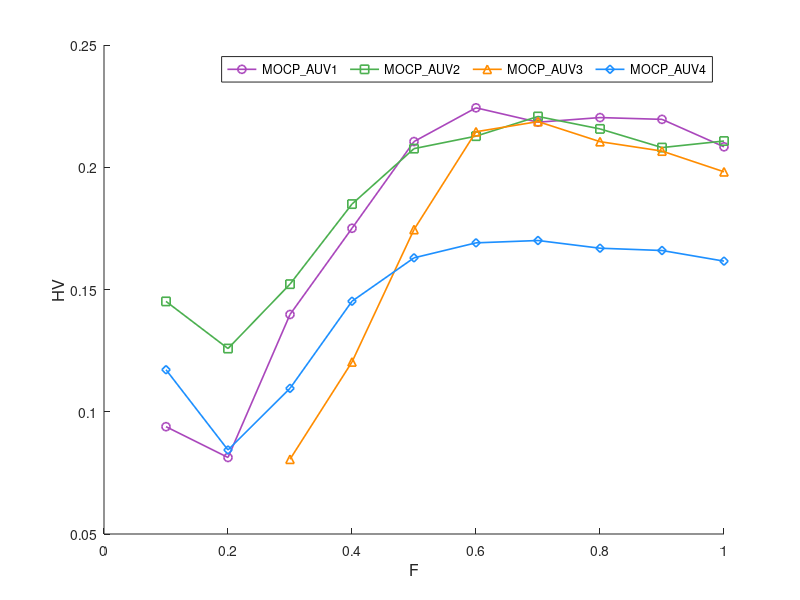

The MATLAB source for this figure: (Note: this script raises an error after producing the figure.)
% clear
% clc
% 
% % 提取问题名称和数值矩阵
% problems = {'MOCP\_AUV1', 'MOCP\_AUV2', 'MOCP\_AUV3', 'MOCP\_AUV4'};
% values = [0.23543 	0.23431 	0.23523 	0.22673 	0.22520 	0.22397 	0.22057 	0.22325 	0.22104 	0.22295
%     0.22770 	0.23323 	0.22834 	0.22648 	0.22448 	0.22303 	0.22150 	0.21897 	0.21497 	0.21696
%     0.20846 	0.21947 	0.21410 	0.21166 	0.20666 	0.20736 	0.20678 	0.19784 	0.20441 	0.20157
%     0.17506 	0.17281 	0.17299 	0.17396 	0.17244 	0.17184 	0.17118 	0.16728 	0.16857 	0.16475
%     ]; % CR 数据
% 
% x_data = [0.05 0.1 0.2 0.3 0.4 0.5 0.6 0.7 0.8 0.9];
% % 绘制折线图
% figure;
% hold on;
% set(gcf,'Position',[100 100 600 400]); % 设置画布大小
% 
% % 定义颜色和标记
% colors = [170, 71, 188;76, 176, 80;255, 140, 0;30, 144, 255]./255;
% markers = {'o','s','^','d','>','<'};
% 
% for i = 1:size(values,1)
%     plot(x_data, values(i,:), ...
%         '-o', ...
%         'Color', colors(i,:), ...
%         'Marker', markers{mod(i-1,length(markers))+1}, ...
%         'LineWidth', 1.2, ...
%         'MarkerSize', 6, ...
%         'DisplayName', problems{i});
% end
% 
% % 设置横轴
% xlabel('CR', 'FontSize', 12);
% 
% % 设置纵轴
% ylabel('HV', 'FontSize', 12);
% 
% % 图例
% lgd = legend(problems,'Location','northeast','Orientation','horizontal');
% lgd.BoxFace.ColorType = 'truecoloralpha';
% lgd.BoxFace.ColorData(4) = 128; %设置Alpha值为128，取值范围0~255，越小越透明
% 
% % 网格和美化
% grid on;
% ax = gca;
% ax.FontName = 'Times New Roman';
% ax.FontSize = 12;
% ax.Box = 'on';
% ax.GridLineStyle = '--';   % 将网格改为虚线
% set(gca,'LooseInset',[0.01 0.01 0.01 0.01])
% set(gcf,'renderer','painters')
% 
% hold off;

%%
clear
clc

% 提取问题名称和数值矩阵
problems = {'MOCP\_AUV1', 'MOCP\_AUV2', 'MOCP\_AUV3', 'MOCP\_AUV4'};
values = [0.093894 	0.081294 	0.139780 	0.175040 	0.210510 	0.224310 	0.218430 	0.220320 	0.219590 	0.208360
    0.145130 	0.125850 	0.152190 	0.184940 	0.207620 	0.212720 	0.220770 	0.215680 	0.208050 	0.210730
    NaN	NaN	0.080569 	0.120370 	0.174520 	0.214520 	0.218680 	0.210470 	0.206620 	0.198140
    0.117190 	0.084368 	0.109570 	0.145200 	0.162950 	0.169080 	0.170040 	0.166890 	0.165950 	0.161600
    ]; % F 数据

x_data = [0.1 0.2 0.3 0.4 0.5 0.6 0.7 0.8 0.9 1.0];
% 绘制折线图
figure;
hold on;
set(gcf,'Position',[100 100 600 400]); % 设置画布大小

% 定义颜色和标记
colors = [170, 71, 188;76, 176, 80;255, 140, 0;30, 144, 255]./255;
markers = {'o','s','^','d','>','<'};

for i = 1:size(values,1)
    plot(x_data, values(i,:), ...
        '-o', ...
        'Color', colors(i,:), ...
        'Marker', markers{mod(i-1,length(markers))+1}, ...
        'LineWidth', 1.2, ...
        'MarkerSize', 6, ...
        'DisplayName', problems{i});
end

% 设置横轴
xlabel('F', 'FontSize', 12);

% 设置纵轴
ylabel('HV', 'FontSize', 12);

% 图例
lgd = legend(problems,'Location','northeast','Orientation','horizontal');
lgd.BoxFace.ColorType = 'truecoloralpha';
lgd.BoxFace.ColorData(4) = 128; %设置Alpha值为128，取值范围0~255，越小越透明

% 网格和美化
grid on;
ax = gca;
ax.FontName = 'Times New Roman';
ax.FontSize = 12;
ax.Box = 'on';
ax.GridLineStyle = '--';   % 将网格改为虚线
set(gca,'LooseInset',[0.01 0.01 0.01 0.01])
set(gcf,'renderer','painters')

hold off;